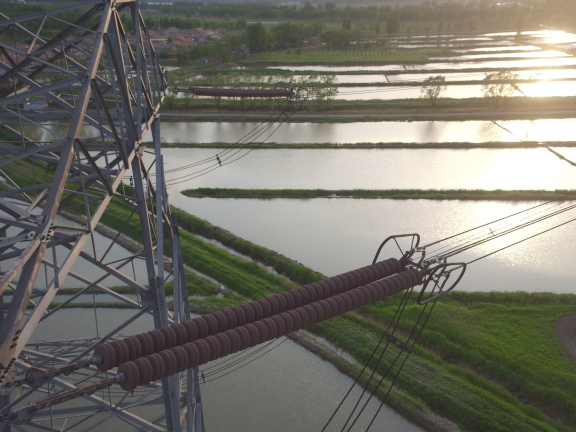
#> input picture data/SFID_demo/images/train/001040.jpg, 1152 x 864 px (shown at 1/2 size)
$ python synthetic_fog.py
#> lines starting #> are read from the running program, lines starting #| are printed output that depends on the picture
"""
直接运行程序可以测试合成雾气效果
Produced by: zhangzhengde@sjtu.edu.cn
"""
import os, sys
from pathlib import Path
import argparse
import math
import cv2
import copy
import time
from pathlib import Path
import numpy as np
import matplotlib.pyplot as plt

pydir = Path(os.path.abspath(__file__)).parent
if f'{pydir.parent}' not in sys.path:
    sys.path.insert(0, f'{pydir.parent}')
os.chdir(f'{pydir.parent}')


class SyntheticFog(object):
    def __init__(self):
        pass

    def __call__(self,speed_up, img_path , out_path):
#> called with speed_up = False, img_path = 'data/SFID_demo/images/train/001040.jpg'
        img_path = img_path
        # img_path = '../sources/IMG_6685.JPG'
        assert os.path.exists(img_path), f'error: img does not exists, {img_path}'
        img = copy.copy(cv2.imread(img_path))
#> img is the input picture: shape (864, 1152, 3); mean B, G, R 106.2, 114.8, 116.3
        img = cv2.cvtColor(img, cv2.COLOR_BGR2RGB)
        print(img.shape)
#| (864, 1152, 3)
        img = img/255.0
        print(f'fogging...')
        t0 = time.time()
        br = 0.7
        th = 0.05
        fogged_img = self.fogging_img(
            img, brightness=br, thickness=th,
            high_efficiency = speed_up)
        print(f'fogging time: {(time.time()-t0)*1000:.4f}ms')
        rf = 1  # resize factor
        img = cv2.resize(img, (int(img.shape[1]*rf), int(img.shape[0]*rf)))
        fogged_img = cv2.resize(fogged_img, ((int(fogged_img.shape[1]*rf)), (int(fogged_img.shape[0]*rf))))
        fogged_img = np.array(fogged_img*255, dtype=np.uint8)
        # cv2.imshow('src', img)
        # cv2.imshow('fogged', fogged_img)
        # cv2.waitKey(0)
        save = True if out_path else False
        if save:
            cv2.imwrite(out_path+f'{Path(img_path).stem}_br{br}_th{th}.jpg', fogged_img)
        else:
            h, w, c = img.shape
            fig, ax = plt.subplots(1, 2, figsize=(w/100, h/100))
            ax[0].imshow(img)
            ax[1].imshow(fogged_img)
            plt.show()

            cv2.imshow('src', img)
            cv2.imshow('fogged', fogged_img)
            cv2.waitKey(0)


    def fogging_img(self, img, brightness=0.7, thickness=0.05, high_efficiency = False):
        """
        fogging image
        :param img: src img
        :param brightness: brightness
        :param thickness: fog thickness, without fog when 0, max 0.1,
        :param high_efficiency: use matrix to improve fogging speed when high_efficiency is True, else use loops
                low efficiency: about 4000ms, high efficiency: about 80ms, tested in (864, 1152, 3) img
        :return: fogged image
        """
#> called with brightness = 0.7, thickness = 0.05, high_efficiency = False
        assert 0 <= brightness <= 1
        assert 0 <= thickness <= 0.1
        fogged_img = img.copy()
        h, w, c = fogged_img.shape
#> h = 864; w = 1152; c = 3
        if not high_efficiency:  # use default loop to fogging, low efficiency
            size = np.sqrt(np.max(fogged_img.shape[:2]))  # 雾化尺寸
#> size = 33.94
            center = (h // 2, w // 2)  # 雾化中心
#> center = (432, 576)
            # print(f'shape: {img.shape} center: {center} size: {size}')  # 33
            # d_list = []
            for j in range(h):  #
                for l in range(w):
                    d = -0.04 * math.sqrt((j - center[0]) ** 2 + (l - center[1]) ** 2) + size
                    # print(f'd {d}')
                    td = math.exp(-thickness * d)
                    # d_list.append(td)
                    fogged_img[j][l][:] = fogged_img[j][l][:] * td + brightness * (1 - td)
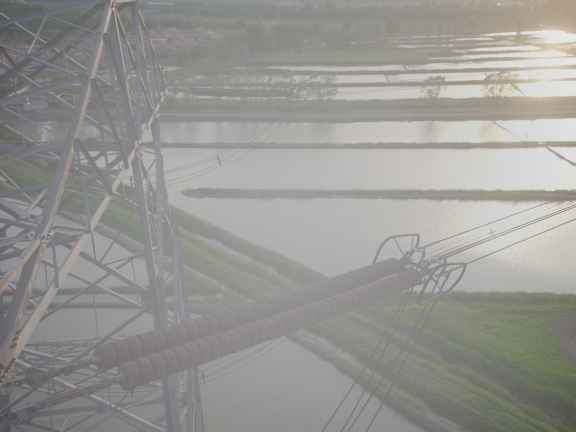
#> fogged_img: shape (864, 1152, 3) float64 (shown at 1/2 size); mean R, G, B 0.595, 0.593, 0.579
                # [4 lines of commented-out code are left out]
        else:  # use matrix  # TODO: 直接使用像素坐标，距离参数不适用于大分辨率图像，会变成鱼眼镜头的样子. done.
            use_pixel = True
            size = np.sqrt(np.max(fogged_img.shape[:2])) if use_pixel else 1  # 雾化尺寸，sqrt(w), (w, h, 3)
            h, w, c = fogged_img.shape
            hc, wc = h // 2, w // 2
            mask = self.get_mask(h=h, w=w, hc=hc, wc=wc, pixel=use_pixel)  # (h, w, 2)  # O(max(w, h))
            d = -0.04 * np.linalg.norm(mask, axis=2) + size  # (h, w, 2) -> (h, w), O(h*w)

            td = np.exp(-thickness * d)

            for cc in range(c):
                fogged_img[..., cc] = fogged_img[..., cc] * td + brightness*(1-td)

            # a = np.linalg.norm(mask, axis=2)
            # print(f'size: {fogged_img.shape} a: {a} max: {np.max(fogged_img)} {np.min(fogged_img)}')

            fogged_img = np.clip(fogged_img, 0, 1)  # 解决黑白噪点的问题
            # print(f'mask: {mask[:, :, 1]} {mask.shape}')
            # print(f'd: {d} {d.shape}')

        return fogged_img

    def get_mask(self, h, w, hc, wc, pixel=True):
        mask = np.zeros((h, w, 2), dtype=np.float32)
        if pixel:
            mask[:, :, 0] = np.repeat(np.arange(h).reshape((h, 1)), w, axis=1) - hc  # loop o(h)
            mask[:, :, 1] = np.repeat(np.arange(w).reshape((1, w)), h, axis=0) - wc  # loop o(w)
        else:
            mask[:, :, 0] = np.repeat(np.linspace(0, 1, h).reshape(h, 1), w, axis=1) - 0.5
            mask[:, :, 1] = np.repeat(np.linspace(0, 1, w).reshape((1, w)), h, axis=0) - 0.5
        return mask


if __name__ == '__main__':
    parser = argparse.ArgumentParser(prog='synthetic_fog.py')
    parser.add_argument('--speed_up', action='store_true', default=False, help='matrix optimization')
    parser.add_argument('--source', type=str, default= 'data/SFID_demo/images/train/001040.jpg', help='source img path')
    parser.add_argument('--save-dir', type=str, default=None, help='output img path')
    opt = parser.parse_args()
    print(opt)
    synf = SyntheticFog()
    synf(opt.speed_up,opt.source, opt.save_dir)
#> in __call__, `plt.show()`:
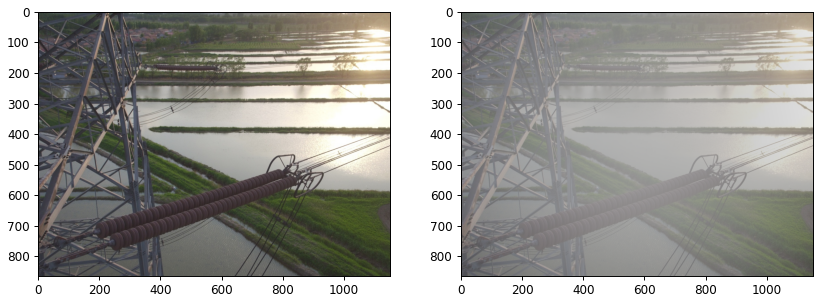
#> figure drawn by matplotlib, 2 panels

$ run again, with data/SFID_demo/images/train/001020.jpg copied over data/SFID_demo/images/train/001040.jpg
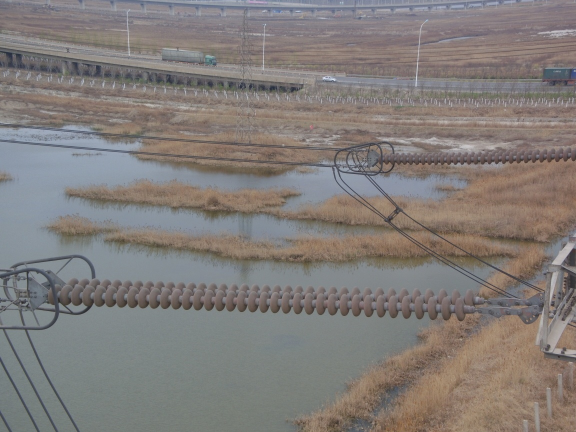
#> input picture data/SFID_demo/images/train/001020.jpg, 1152 x 864 px (shown at 1/2 size)
#> in __call__, img is the input picture: shape (864, 1152, 3); mean B, G, R 121.2, 124, 129.6
#| (864, 1152, 3)
#> after the loop in fogging_img, `for j in range(h):`:
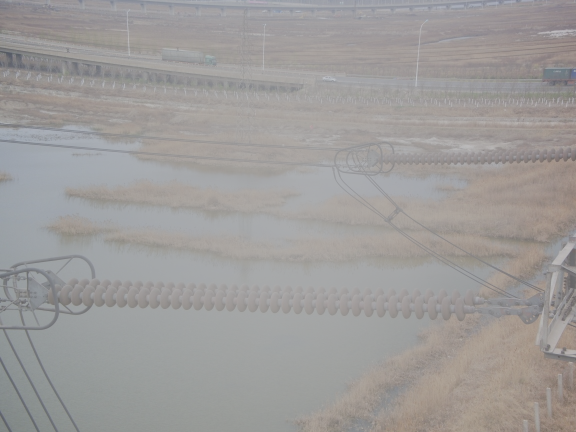
#> fogged_img: shape (864, 1152, 3) float64 (shown at 1/2 size); mean R, G, B 0.62, 0.611, 0.607
#> in __call__, `plt.show()`:
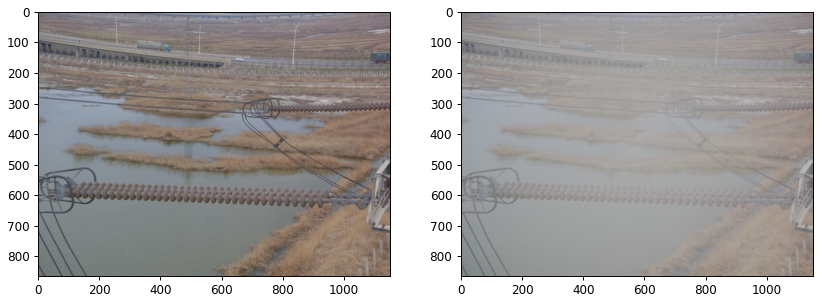
#> figure drawn by matplotlib, 2 panels

$ run again, with data/SFID_demo/images/train/001120.jpg copied over data/SFID_demo/images/train/001040.jpg
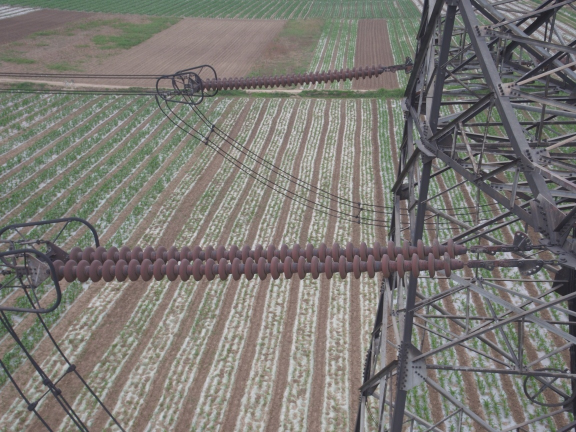
#> input picture data/SFID_demo/images/train/001120.jpg, 1152 x 864 px (shown at 1/2 size)
#> in __call__, img is the input picture: shape (864, 1152, 3); mean B, G, R 115.5, 120.4, 122.9
#| (864, 1152, 3)
#> after the loop in fogging_img, `for j in range(h):`:
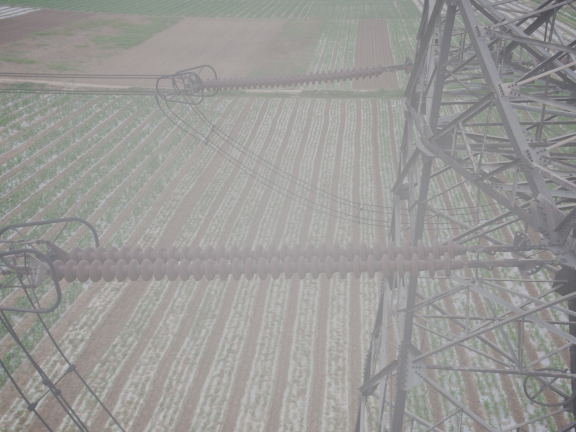
#> fogged_img: shape (864, 1152, 3) float64 (shown at 1/2 size); mean R, G, B 0.604, 0.601, 0.594
#> in __call__, `plt.show()`:
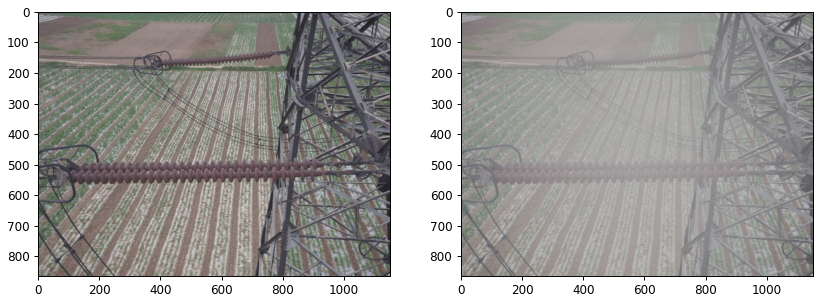
#> figure drawn by matplotlib, 2 panels
